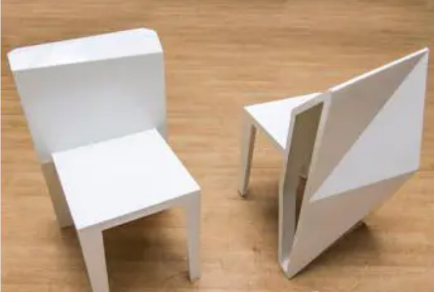
#> input picture Haiirs_HOG_SIFT/input/chair.png, 434 x 292 px; its folder holds only this picture in this run
$ python Harris.py   (older library calls are emulated)
#> lines starting #> are read from the running program, lines starting #| are printed output that depends on the picture; after the words box and inside, x2 and y2 are one past the last pixel; in counts of white or black regions, pixels touching at a corner belong together
import os
import numpy as np
from PIL import Image
from skimage import filters
from datetime import datetime
import matplotlib.pyplot as plt

inputDir = "input"
outputDir = "output"

WITH_NMS = False
k = 0.04
threshold = 0.01


def main():
    fileList = os.listdir(inputDir)
    for file in fileList:
        inputPath = os.path.join(inputDir, file)

        img = Image.open(inputPath)
#> img is the input picture: PIL image 434x292 RGBA; mean R, G, B, A 186.9, 161, 135.8, 255
        img = img.convert('RGBA')
        img_gray = img.convert('L')
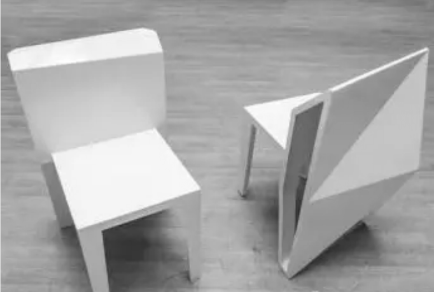
#> img_gray: PIL image 434x292 L; min 37, max 254, mean 165.9
        img_num = np.pad(np.asarray(img_gray, dtype=np.float32), ((1, 1), (1, 1)), 'constant')
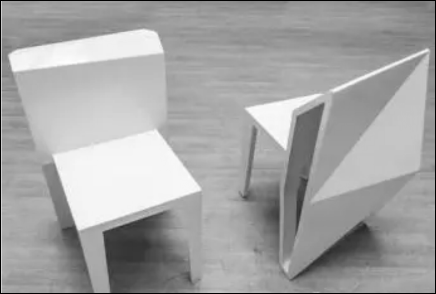
#> img_num: shape (294, 436) float32; min 0, max 254, mean 164
        h, w = img_num.shape
#> h = 294; w = 436

        # Ix,Iy
        grad = np.empty([h, w, 2], dtype=np.float)
        grad[:, 1:-1, 0] = img_num[:, 2:] - img_num[:, :-2]  # Ix
        grad[1:-1, :, 1] = img_num[2:, :] - img_num[:-2, :]  # Iy

        # Ixx,Iyy,Ixy
        m = np.empty([h, w, 3], dtype=np.float)
        # m[:, :, 0] = grad[:, :, 0]**2
        # m[:, :, 1] = grad[:, :, 0]**2
        # m[:, :, 2] = grad[:, :, 0]*grad[:, :, 1]
        m[:, :, 0] = filters.gaussian(grad[:, :, 0] ** 2, sigma=2)  # Ixx
        m[:, :, 1] = filters.gaussian(grad[:, :, 1] ** 2, sigma=2)  # Iyy
        m[:, :, 2] = filters.gaussian(grad[:, :, 0] * grad[:, :, 1], sigma=2)  # Ixy
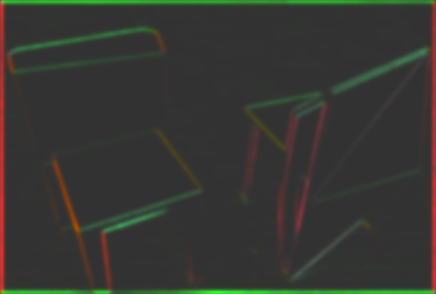
#> m: shape (294, 436, 3) float64; mean of channels 0, 1, 2 161.3, 194.8, 14.3; drawn with min black and max white
        m = [np.array([[m[i, j, 0], m[i, j, 2]],
                       [m[i, j, 2], m[i, j, 1]]]) for i in range(h) for j in range(w)]
#> m = 128184 items

        start = datetime.now()
        # R = np.array([d-k*t**2 for d, t in zip(map(np.linalg.det, m), map(np.trace, m))])
        # 0:00:35.846864
        D, T = list(map(np.linalg.det, m)), list(map(np.trace, m))
        R = np.array([d - k * t ** 2 for d, t in zip(D, T)])
        end = datetime.now()
        print(end - start)

        R_max = np.max(R)
#> R_max = 13027530.5
        R = R.reshape(h, w)
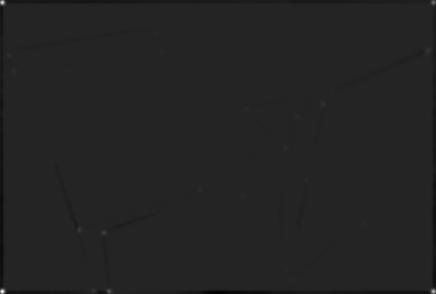
#> R: shape (294, 436) float64; min -2164584.2, max 13027530.5, mean -26239.9; drawn with min black and max white

        # label
        record = np.zeros_like(R, dtype=np.int)
        img_row = np.pad(np.asarray(img, dtype=np.float32), ((1, 1), (1, 1), (0, 0)), 'constant')
        for i in range(1, h - 2):
            for j in range(1, w - 2):
                if WITH_NMS:
                    if R[i, j] > R_max * threshold and R[i, j] == np.max(R[i - 1:i + 2, j - 1:j + 2]):
                        record[i, j] = 255
                        img_row[i, j] = [255, 255, 255]
                else:
                    if R[i, j] > R_max * 0.01:
                        record[i, j] = 255
                        # print((img_row[i, j]))
                        img_row[i, j] = [255, 255, 255, 255]
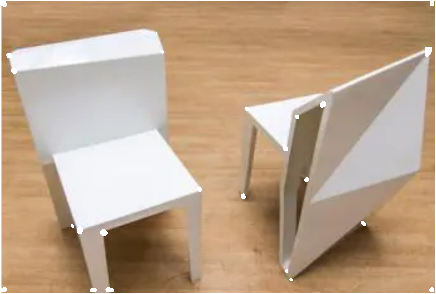
#> img_row: shape (294, 436, 4) float32; mean R, G, B, A 185.1, 159.6, 134.7, 252.6; transparent parts drawn white
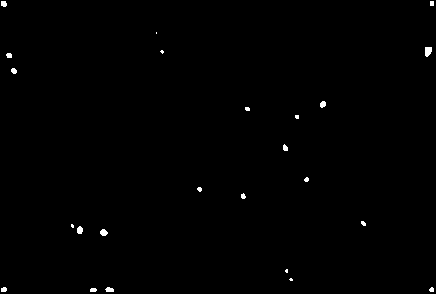
#> record: shape (294, 436) int64; 0.44% white; 24 white regions (10 under 20 px), largest, box (x1, y1, x2, y2) and area: (425, 47, 432, 57) 58, (100, 229, 108, 236) 41, (77, 226, 83, 234) 39
        # record[R > 0.01*R_max] = 255
        # img_row[R > 0.01*R_max] = [255, 255, 255]

        res = Image.fromarray(np.uint8(record[1:-1, 1:-1]))
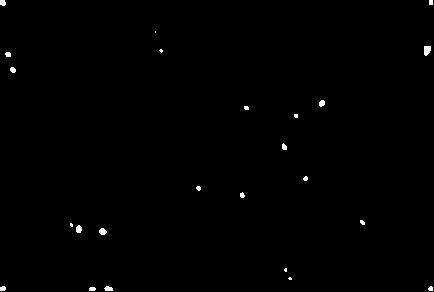
#> res: PIL image 434x292 L; 0.44% white; 24 white regions (10 under 20 px), largest, box (x1, y1, x2, y2) and area: (424, 46, 431, 56) 58, (99, 228, 107, 235) 41, (76, 225, 82, 233) 39
        img_row = Image.fromarray(np.uint8(img_row[1:-1, 1:-1]))
#> img_row: PIL image 434x292 RGBA

        plt.subplot(1, 2, 1)
        plt.imshow(res)
        plt.subplot(1, 2, 2)
        plt.imshow(img_row)

        if WITH_NMS:
            outputPath = os.path.join(outputDir, file[0:len(file) - 4] + '_角点检测_NMS.jpg')
            plt.savefig(outputPath)
        else:
            outputPath = os.path.join(outputDir, file[0:len(file) - 4] + '_角点检测_NMS.jpg')
            plt.savefig(outputPath)
        plt.show()

    return


if __name__ == '__main__':
    main()
